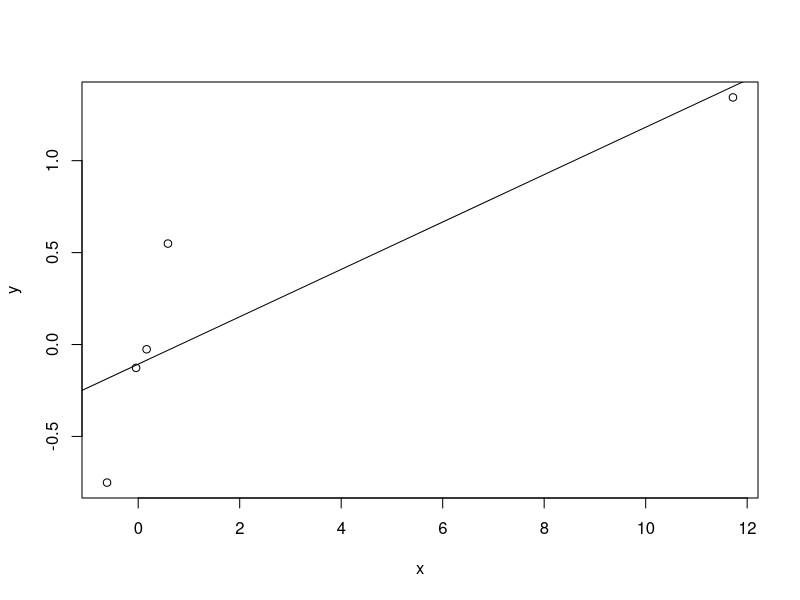

This chart was generated by the following R code:
#Q6
#Consider the following data set

x <- c(0.586, 0.166, -0.042, -0.614, 11.72)
y <- c(0.549, -0.026, -0.127, -0.751, 1.344)

#Give the slope dfbeta for the point with the highest hat value.
plot(x,y)
fit <- lm(y ~ x)
abline(fit)
dfbetas(fit)

